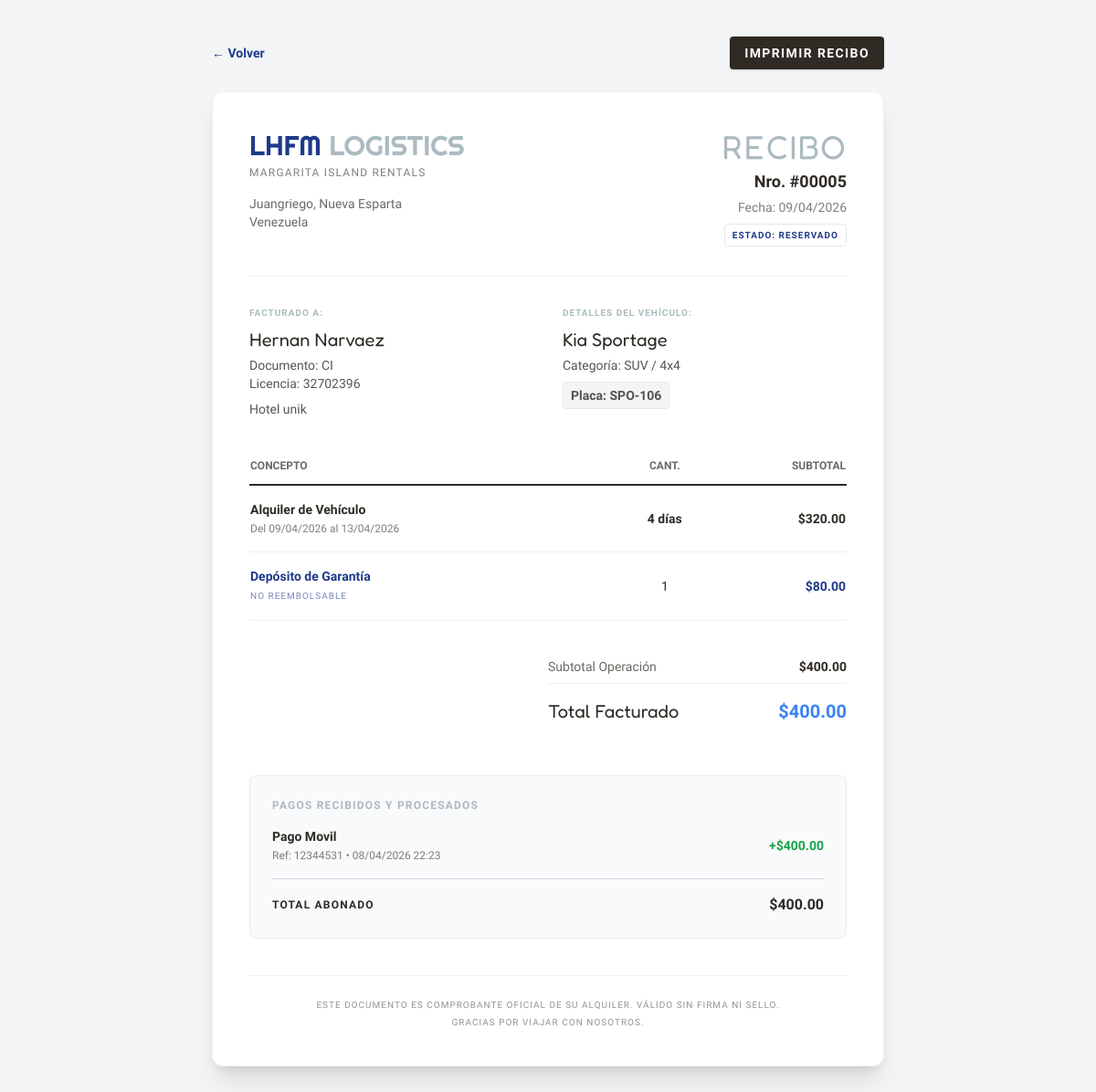
The page /Clientes/recibo.php?id=5 (signed in) on the database its author committed.
### tables this page shows
CREATE TABLE `alquileres` (
  `id_alquiler` int(11) NOT NULL,
  `id_vehiculo` int(11) DEFAULT NULL,
  `id_cliente` int(11) DEFAULT NULL,
  `fecha_salida` datetime NOT NULL,
  `fecha_retorno_prevista` datetime NOT NULL,
  `fecha_retorno_real` datetime DEFAULT NULL,
  `cantidad_dias` int(11) DEFAULT 0,
  `monto_total_alquiler` decimal(10,2) DEFAULT 0.00,
  `estado_alquiler` enum('Activo','Finalizado','Reservado','Cancelado') DEFAULT NULL,
  `monto_deposito` decimal(10,2) DEFAULT 0.00,
  `estado_deposito` enum('Retenido','Devuelto','Ejecutado Parcial','Ejecutado Total') DEFAULT 'Retenido',
  `notas_deposito` text DEFAULT NULL
);

CREATE TABLE `clientes` (
  `id_cliente` int(11) NOT NULL,
  `nombre` varchar(100) NOT NULL,
  `apellido` varchar(100) NOT NULL,
  `telefono` varchar(20) DEFAULT NULL,
  `licencia_conducir` varchar(50) DEFAULT NULL,
  `direccion` text DEFAULT NULL,
  `id_metodo_pago_preferido` int(11) DEFAULT NULL,
  `email` varchar(100) DEFAULT NULL,
  `identificacion` enum('CI','Pasaporte','RIF') NOT NULL,
  `id_usuario` int(11) DEFAULT NULL
);

CREATE TABLE `vehiculos` (
  `id_vehiculo` int(11) NOT NULL,
  `placa` varchar(20) NOT NULL,
  `marca` varchar(50) NOT NULL,
  `modelo` varchar(50) NOT NULL,
  `anio` int(11) DEFAULT NULL,
  `color` varchar(30) DEFAULT NULL,
  `capacidad_pasajeros` int(11) DEFAULT NULL,
  `estado` enum('Disponible','Alquilado','Mantenimiento','Retirado') DEFAULT 'Disponible',
  `id_categoria` int(11) DEFAULT NULL,
  `url_imagen` varchar(255) DEFAULT NULL
);

CREATE TABLE `categorias` (
  `id_categoria` int(11) NOT NULL,
  `nombre_categoria` varchar(50) NOT NULL,
  `descripcion` text DEFAULT NULL
);

CREATE TABLE `pagos` (
  `id_pago` int(11) NOT NULL,
  `id_alquiler` int(11) DEFAULT NULL,
  `id_extra` int(11) DEFAULT NULL,
  `id_metodo_pago` int(11) DEFAULT NULL,
  `fecha_pago` datetime DEFAULT current_timestamp(),
  `monto_total` decimal(10,2) DEFAULT NULL,
  `referencia` varchar(100) DEFAULT NULL
);

CREATE TABLE `metodos_pago` (
  `id_metodo_pago` int(11) NOT NULL,
  `tipo_metodo` varchar(50) DEFAULT NULL
);

### Clientes/recibo.php (the view, shortened to what this page needs)
<?php
require_once '../conexion.php';
$id_cliente = $_SESSION['cliente_id'];
$id_alquiler = $_GET['id'] ?? null;
$stmt = $pdo->prepare("
    SELECT a.*, v.marca, v.modelo, v.placa, c.nombre_categoria, cli.nombre, cli.apellido, cli.identificacion, cli.licencia_conducir, cli.direccion
    FROM alquileres a
    JOIN vehiculos v ON a.id_vehiculo = v.id_vehiculo
    JOIN categorias c ON v.id_categoria = c.id_categoria
    JOIN clientes cli ON a.id_cliente = cli.id_cliente
    WHERE a.id_alquiler = ? AND a.id_cliente = ?
");
$stmt->execute([$id_alquiler, $id_cliente]);
$reserva = $stmt->fetch(PDO::FETCH_ASSOC);
$stmt_pagos = $pdo->prepare("
    SELECT p.*, m.tipo_metodo
    FROM pagos p
    JOIN metodos_pago m ON p.id_metodo_pago = m.id_metodo_pago
    WHERE p.id_alquiler = ?
    ORDER BY p.fecha_pago ASC
");
$stmt_pagos->execute([$id_alquiler]);
$pagos = $stmt_pagos->fetchAll(PDO::FETCH_ASSOC);
$subtotal_base = $reserva['monto_total_alquiler'] - $reserva['monto_deposito'];
$total_pagado_historial = 0;
?>
<!DOCTYPE html>
<html lang="es">
<head>
    <script src="https://cdn.tailwindcss.com"></script>
</head>
<body class="bg-gray-100 text-brandDark font-sans py-10">
    <div class="max-w-3xl mx-auto px-4">
        <div class="mb-6 flex justify-between items-center no-print">
            <a href="mis_reservas.php" class="text-sm font-bold text-brandBlue-900 hover:underline">&larr; Volver</a>
            <button onclick="window.print()" class="bg-brandDark text-white px-4 py-2 rounded text-sm font-bold shadow hover:bg-brandBlue-900 transition-colors uppercase tracking-widest">
                Imprimir Recibo
            </button>
        </div>
        <div class="bg-white p-10 rounded-xl shadow-xl print-border border border-brandMain/20 relative overflow-hidden">
            <div class="flex justify-between items-start border-b border-brandMain/20 pb-8 mb-8">
                <div>
                    <h1 class="font-brand text-3xl text-brandBlue-900">LHFM <span class="text-brandMain">LOGISTICS</span></h1>
                    <p class="text-xs text-brandDark/60 uppercase tracking-widest mt-1">Margarita Island Rentals</p>
                    <p class="text-sm mt-4 text-brandDark/70">Juangriego, Nueva Esparta<br>Venezuela</p>
                </div>
                <div class="text-right">
                    <h2 class="font-heading text-4xl text-brandMain uppercase tracking-wider">Recibo</h2>
                    <p class="font-bold text-lg mt-1">Nro. #<?php echo str_pad($id_alquiler, 5, "0", STR_PAD_LEFT); ?></p>
                    <p class="text-sm text-brandDark/60 mt-1">Fecha: <?php echo date('d/m/Y', strtotime($reserva['fecha_salida'])); ?></p>
                    <span class="inline-block mt-2 bg-brandBlue-50 text-brandBlue-900 text-[10px] font-bold px-2 py-1 rounded uppercase tracking-widest border border-brandBlue-200">
                        Estado: <?php echo htmlspecialchars($reserva['estado_alquiler']); ?>
                    </span>
                </div>
            </div>
            <div class="grid grid-cols-2 gap-8 mb-8">
                <div>
                    <h3 class="text-[10px] uppercase font-bold text-brandMain mb-2 tracking-widest">Facturado a:</h3>
                    <p class="font-heading text-xl"><?php echo htmlspecialchars($reserva['nombre'] . ' ' . $reserva['apellido']); ?></p>
                    <p class="text-sm text-brandDark/80 mt-1">Documento: <?php echo htmlspecialchars($reserva['identificacion']); ?></p>
                    <p class="text-sm text-brandDark/80">Licencia: <?php echo htmlspecialchars($reserva['licencia_conducir']); ?></p>
                    <p class="text-sm text-brandDark/80 mt-2 line-clamp-2"><?php echo htmlspecialchars($reserva['direccion']); ?></p>
                </div>
                <div>
                    <h3 class="text-[10px] uppercase font-bold text-brandMain mb-2 tracking-widest">Detalles del Vehículo:</h3>
                    <p class="font-heading text-xl"><?php echo htmlspecialchars($reserva['marca'] . ' ' . $reserva['modelo']); ?></p>
                    <p class="text-sm text-brandDark/80 mt-1">Categoría: <?php echo htmlspecialchars($reserva['nombre_categoria']); ?></p>
                    <p class="text-sm text-brandDark/80 font-bold bg-gray-100 inline-block px-2 py-1 mt-2 rounded border border-gray-200">Placa: <?php echo htmlspecialchars($reserva['placa']); ?></p>
                </div>
            </div>
            <table class="w-full text-left border-collapse mb-8">
                <thead>
                    <tr class="border-b-2 border-brandDark">
                        <th class="py-3 text-xs uppercase text-brandDark/70">Concepto</th>
                        <th class="py-3 text-xs uppercase text-brandDark/70 text-center">Cant.</th>
                        <th class="py-3 text-xs uppercase text-brandDark/70 text-right">Subtotal</th>
                    </tr>
                </thead>
                <tbody class="text-sm">
                    <tr class="border-b border-brandMain/20">
                        <td class="py-4">
                            <strong class="text-brandDark">Alquiler de Vehículo</strong><br>
                            <span class="text-xs text-brandDark/60">Del <?php echo date('d/m/Y', strtotime($reserva['fecha_salida'])); ?> al <?php echo date('d/m/Y', strtotime($reserva['fecha_retorno_prevista'])); ?></span>
                        </td>
                        <td class="py-4 text-center font-bold"><?php echo $reserva['cantidad_dias']; ?> días</td>
                        <td class="py-4 text-right font-bold">$<?php echo number_format($subtotal_base, 2); ?></td>
                    </tr>
                    <tr class="border-b border-brandMain/20 bg-brandBlue-50/50">
                        <td class="py-4"><strong class="text-brandBlue-900">Depósito de Garantía</strong><br><span class="text-[10px] text-brandBlue-900/60 uppercase tracking-widest">No Reembolsable</span></td>
                        <td class="py-4 text-center">1</td>
                        <td class="py-4 text-right font-bold text-brandBlue-900">$<?php echo number_format($reserva['monto_deposito'], 2); ?></td>
                    </tr>
                </tbody>
            </table>
            <div class="flex justify-end mb-10">
                <div class="w-1/2">
                    <div class="flex justify-between items-center py-2 border-b border-brandMain/20 text-sm">
                        <span class="text-brandDark/70">Subtotal Operación</span>
                        <span class="font-bold">$<?php echo number_format($reserva['monto_total_alquiler'], 2); ?></span>
                    </div>
                    <div class="flex justify-between items-center py-4 text-xl">
                        <span class="font-heading text-brandDark">Total Facturado</span>
                        <span class="font-bold text-brandBlue-500">$<?php echo number_format($reserva['monto_total_alquiler'], 2); ?></span>
                    </div>
                </div>
            </div>
            <div class="bg-gray-50 rounded-lg p-6 border border-brandMain/20">
                <h3 class="text-xs uppercase font-bold text-brandMain tracking-widest mb-4">Pagos Recibidos y Procesados</h3>
                <?php if(empty($pagos)): ?>
                    <p class="text-sm text-red-500 italic">No hay pagos registrados para esta reserva.</p>
                <?php else: ?>
                    <div class="space-y-3">
                        <?php foreach($pagos as $p):
                            $total_pagado_historial += $p['monto_total'];
                        ?>
                            <div class="flex justify-between text-sm items-center border-b border-gray-200 pb-2 last:border-0 last:pb-0">
                                <div>
                                    <span class="font-bold block"><?php echo htmlspecialchars($p['tipo_metodo']); ?></span>
                                    <span class="text-xs text-brandDark/60">Ref: <?php echo htmlspecialchars($p['referencia']); ?> • <?php echo date('d/m/Y H:i', strtotime($p['fecha_pago'])); ?></span>
                                </div>
                                <div class="font-bold text-green-600">+$<?php echo number_format($p['monto_total'], 2); ?></div>
                            </div>
                        <?php endforeach; ?>
                    </div>
                    <div class="mt-4 pt-4 border-t border-gray-300 flex justify-between items-center font-bold">
                        <span class="text-brandDark uppercase tracking-widest text-xs">Total Abonado</span>
                        <span class="text-brandDark">$<?php echo number_format($total_pagado_historial, 2); ?></span>
                    </div>
                <?php endif; ?>
            </div>
            <div class="mt-10 text-center text-[10px] text-brandDark/50 uppercase tracking-widest border-t border-brandMain/20 pt-6">
                <p>Este documento es comprobante oficial de su alquiler. Válido sin firma ni sello.</p>
                <p class="mt-1">Gracias por viajar con nosotros.</p>
            </div>
        </div>
    </div>
</body>
</html>

### rows shown on the page
alquileres: fecha_salida "09/04/2026", estado_alquiler "RESERVADO", id_cliente.apellido "Hernan Narvaez", id_cliente.identificacion "CI", id_cliente.licencia_conducir "32702396", id_cliente.direccion "Hotel unik", id_vehiculo.modelo "Kia Sportage", categorias.nombre_categoria "SUV / 4x4", id_vehiculo.placa "SPO-106", fecha_retorno_prevista "13/04/2026", cantidad_dias "4", subtotal_base "320.00", monto_deposito "80.00", monto_total_alquiler "400.00"
pagos: id_metodo_pago.tipo_metodo "Pago Movil", referencia "12344531", fecha_pago "08/04/2026 22:23", monto_total "400.00"

### other values the page prints
str_pad($id_alquiler, 5, "0", STR_PAD_LEFT) "00005"
$total_pagado_historial "400.00"
